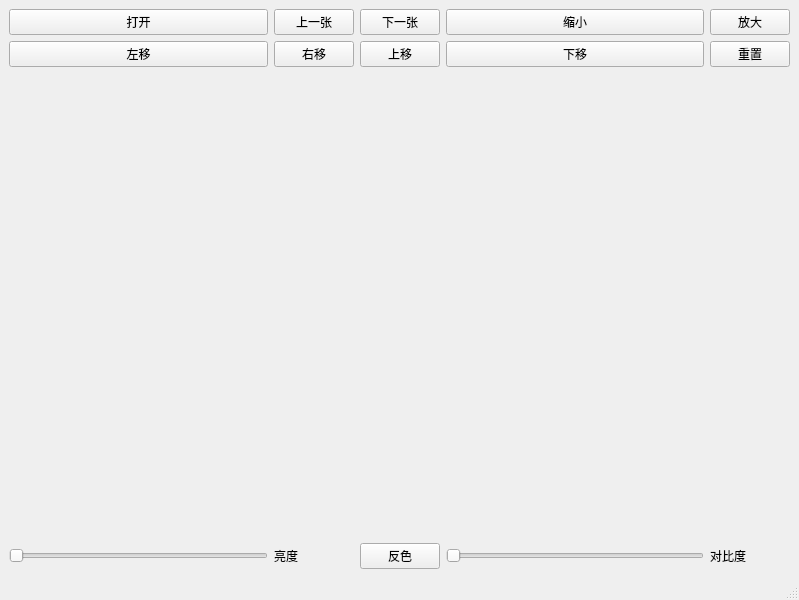
<?xml version="1.0" encoding="UTF-8"?>
<ui version="4.0">
 <class>MainWindow</class>
 <widget class="QMainWindow" name="MainWindow">
  <property name="geometry">
   <rect>
    <x>0</x>
    <y>0</y>
    <width>799</width>
    <height>600</height>
   </rect>
  </property>
  <property name="maximumSize">
   <size>
    <width>16777215</width>
    <height>16777215</height>
   </size>
  </property>
  <property name="windowTitle">
   <string>MainWindow</string>
  </property>
  <widget class="QWidget" name="centralwidget">
   <layout class="QGridLayout" name="gridLayout">
    <item row="3" column="0">
     <widget class="QSlider" name="horizontalSlider">
      <property name="orientation">
       <enum>Qt::Horizontal</enum>
      </property>
     </widget>
    </item>
    <item row="1" column="0">
     <widget class="QPushButton" name="pushButton_8">
      <property name="text">
       <string>左移</string>
      </property>
     </widget>
    </item>
    <item row="3" column="5">
     <widget class="QLabel" name="label_2">
      <property name="text">
       <string>对比度</string>
      </property>
     </widget>
    </item>
    <item row="1" column="5">
     <widget class="QPushButton" name="pushButton_10">
      <property name="text">
       <string>重置</string>
      </property>
     </widget>
    </item>
    <item row="1" column="4">
     <widget class="QPushButton" name="pushButton_7">
      <property name="text">
       <string>下移</string>
      </property>
     </widget>
    </item>
    <item row="0" column="5">
     <widget class="QPushButton" name="pushButton_5">
      <property name="text">
       <string>放大</string>
      </property>
     </widget>
    </item>
    <item row="3" column="4">
     <widget class="QSlider" name="horizontalSlider_2">
      <property name="orientation">
       <enum>Qt::Horizontal</enum>
      </property>
     </widget>
    </item>
    <item row="2" column="0" colspan="6">
     <widget class="QWidget" name="widget" native="true"/>
    </item>
    <item row="0" column="0">
     <widget class="QPushButton" name="pushButton">
      <property name="text">
       <string>打开</string>
      </property>
     </widget>
    </item>
    <item row="0" column="4">
     <widget class="QPushButton" name="pushButton_4">
      <property name="text">
       <string>缩小</string>
      </property>
     </widget>
    </item>
    <item row="0" column="3">
     <widget class="QPushButton" name="pushButton_3">
      <property name="text">
       <string>下一张</string>
      </property>
     </widget>
    </item>
    <item row="1" column="3">
     <widget class="QPushButton" name="pushButton_6">
      <property name="text">
       <string>上移</string>
      </property>
     </widget>
    </item>
    <item row="0" column="1" colspan="2">
     <widget class="QPushButton" name="pushButton_2">
      <property name="text">
       <string>上一张</string>
      </property>
     </widget>
    </item>
    <item row="1" column="1" colspan="2">
     <widget class="QPushButton" name="pushButton_9">
      <property name="text">
       <string>右移</string>
      </property>
     </widget>
    </item>
    <item row="3" column="1" colspan="2">
     <widget class="QLabel" name="label">
      <property name="text">
       <string>亮度</string>
      </property>
     </widget>
    </item>
    <item row="3" column="3">
     <widget class="QPushButton" name="pushButton_11">
      <property name="text">
       <string>反色</string>
      </property>
     </widget>
    </item>
   </layout>
  </widget>
  <widget class="QMenuBar" name="menubar">
   <property name="geometry">
    <rect>
     <x>0</x>
     <y>0</y>
     <width>799</width>
     <height>23</height>
    </rect>
   </property>
  </widget>
  <widget class="QStatusBar" name="statusbar"/>
 </widget>
 <resources/>
 <connections/>
</ui>
